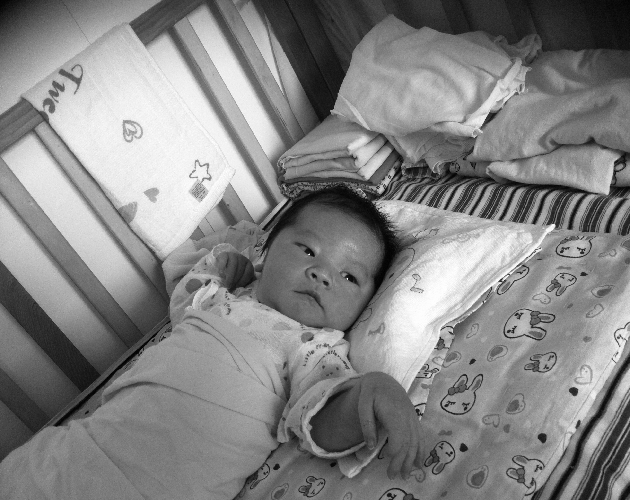
%> input picture chapter5/babyNew.bmp, 630 x 500 px
$ octave ex5_8.m   (GNU Octave 9; MATLAB toolbox functions it lacks are replaced by stand-ins)
%> lines starting %> are read from the running program, lines starting %| are printed output that depends on the picture
% Laplacian与LoG算子的锐化效果比较

I = imread('../babyNew.bmp');
%> I is the input picture: size 500x630 uint8; min 1, max 255, mean 132.8
figure, imshow(I, []); %得到图5.14（a）
Id = double(I); % 滤波前转化为双精度型
h_lap = [-1 -1 -1; -1 8 -1; -1 -1 -1] %拉普拉斯算子
I_lap = imfilter(Id, h_lap, 'corr', 'replicate'); % Laplacian锐化
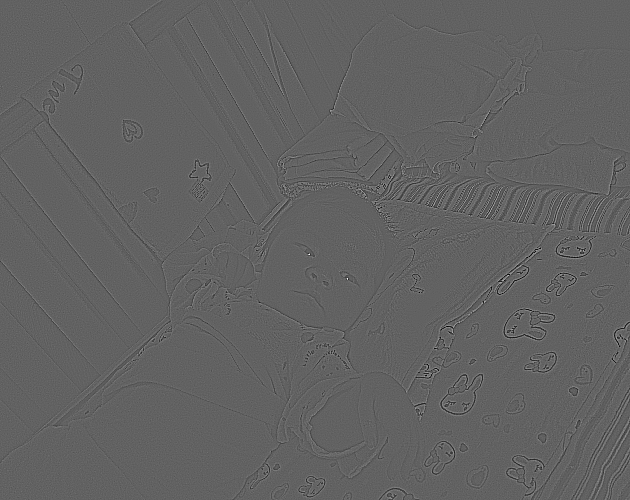
%> I_lap: size 500x630 double; min -911, max 1452, mean 0; drawn with min black and max white
figure, imshow(uint8(abs(I_lap)), []); % 取绝对值并将255以上的响应截断, %得到图5.14（b）
%> after `imshow(uint8(abs(I_lap)), [])`:
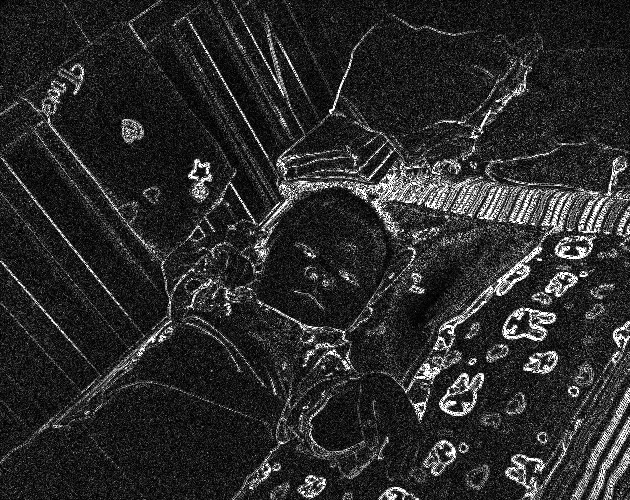
%> displayed picture: size 500x630, on the screen's scale of 0 to 255; min 0, max 255, mean 42.8

h_log = fspecial('log', 5, 0.5); % 大小为5，sigma=0.5的LoG算子
I_log = imfilter(Id, h_log, 'corr', 'replicate');
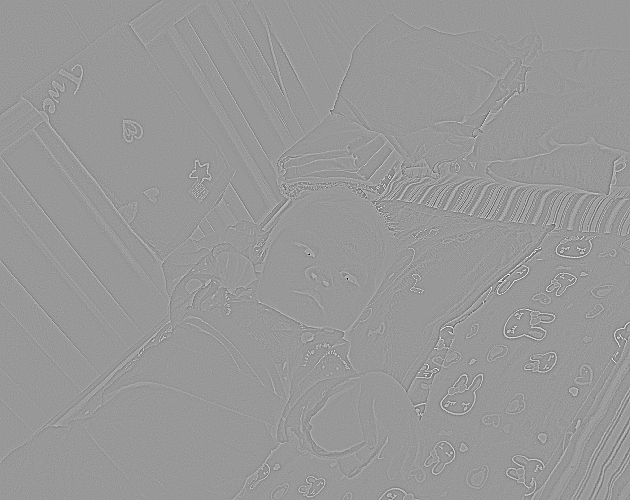
%> I_log: size 500x630 double; min -857.2, max 576.6, mean 0; drawn with min black and max white
figure, imshow(uint8(abs(I_log)), []);%得到图5.14（c）
%> after `imshow(uint8(abs(I_log)), [])`:
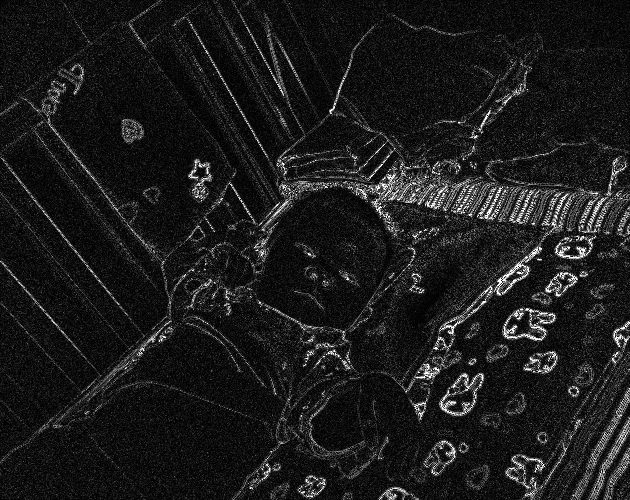
%> displayed picture: size 500x630, on the screen's scale of 0 to 255; min 0, max 255, mean 27.8

h_log = fspecial('log', 5, 2); % 大小为5，sigma=2的LoG算子
I_log = imfilter(Id, h_log, 'corr', 'replicate');
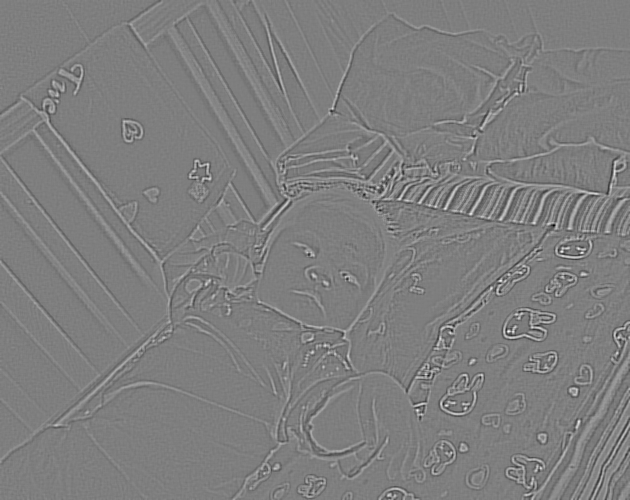
%> I_log: size 500x630 double; min -9.74, max 9.84, mean -0.000163; drawn with min black and max white
figure, imshow(uint8(abs(I_log)), []);%得到图5.14（d）
%> after `imshow(uint8(abs(I_log)), [])`:
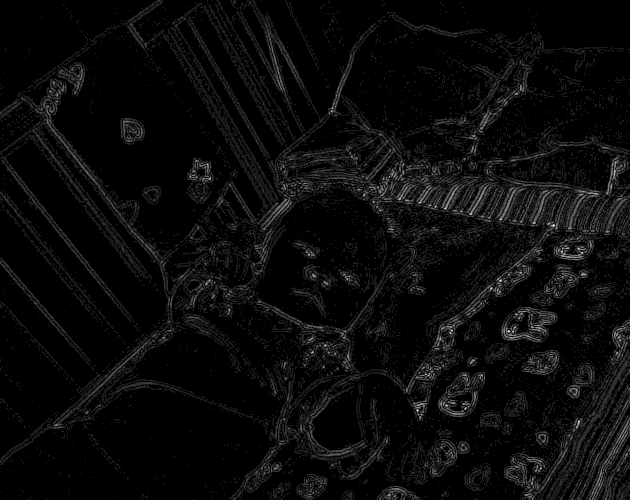
%> displayed picture: size 500x630, on the screen's scale of 0 to 255; min 0, max 255, mean 10.7

$ run again, with chapter5/Baby_smooth.bmp copied over chapter5/babyNew.bmp
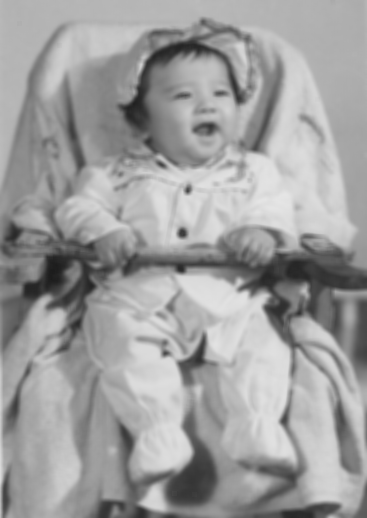
%> input picture chapter5/Baby_smooth.bmp, 367 x 518 px
%> I is the input picture: size 518x367 uint8; min 28, max 229, mean 158.5
%> `I_log = imfilter(Id, h_log, 'corr', 'replicate');`:
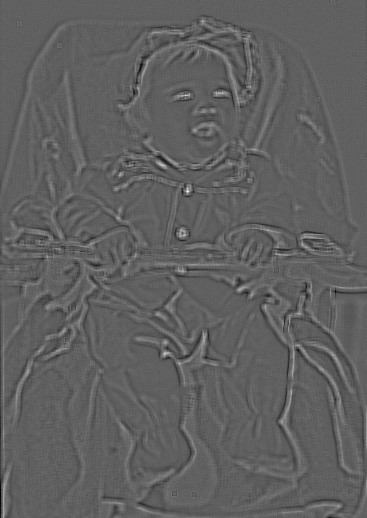
%> I_log: size 518x367 double; min -68.28, max 112.3, mean 0; drawn with min black and max white
%> `imshow(uint8(abs(I_log)), [])`:
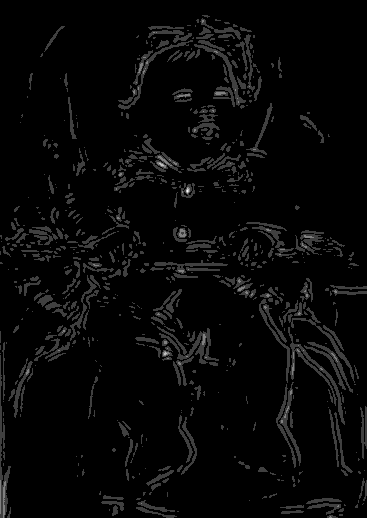
%> displayed picture: size 518x367, on the screen's scale of 0 to 255; min 0, max 255, mean 7.3
